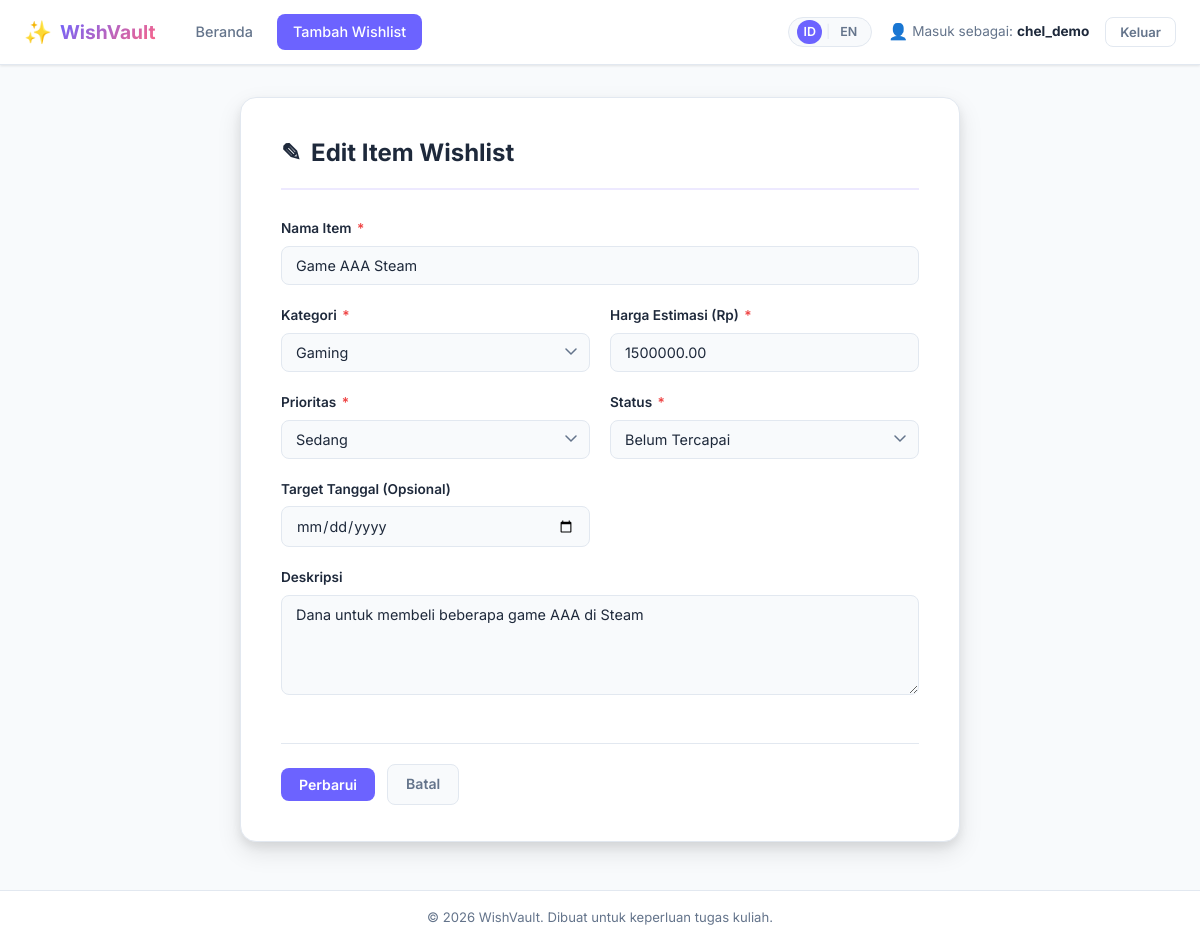
Page /edit.php?id=13 (signed in) on the committed database.
### tables this page shows
CREATE TABLE `wishlist` (
  `id` int(11) NOT NULL,
  `user_id` int(11) NOT NULL,
  `kategori_id` int(11) NOT NULL,
  `nama_item` varchar(150) NOT NULL,
  `deskripsi` text DEFAULT NULL,
  `harga_estimasi` decimal(12,2) NOT NULL DEFAULT 0.00,
  `prioritas` enum('Rendah','Sedang','Tinggi') NOT NULL DEFAULT 'Sedang',
  `target_tanggal` date DEFAULT NULL,
  `status` enum('Belum Tercapai','Tercapai') NOT NULL DEFAULT 'Belum Tercapai',
  `created_at` timestamp NOT NULL DEFAULT current_timestamp()
);

CREATE TABLE `kategori` (
  `id` int(11) NOT NULL,
  `nama_kategori` varchar(50) NOT NULL
);

### includes/lang.php (called while the page is built, shortened)
<?php
function loadTranslations(): array
{
    static $translations = null;
    if ($translations === null) {
        $lang = $_SESSION['lang'] ?? 'id';
        $availableLangs = ['id', 'en'];
        $langFile = __DIR__ . '/../lang/' . $lang . '.php';
        if (file_exists($langFile)) {
            $translations = require $langFile;
        } else {
            $translations = [];
        }
    }
    return $translations;
}
function t(string $key): string
{
    $translations = loadTranslations();
    return $translations[$key] ?? $key;
}

### includes/helpers.php (called while the page is built, shortened)
<?php
function e(mixed $value): string
{
    return htmlspecialchars((string)$value, ENT_QUOTES | ENT_SUBSTITUTE, 'UTF-8');
}
function categoryLangKey(string $namaKategori): string
{
    return match($namaKategori) {
        'Buku'      => 'cat_buku',
        'Elektronik'=> 'cat_elektronik',
        'Fashion'   => 'cat_fashion',
        'Gaming'    => 'cat_gaming',
        'Hobi'      => 'cat_hobi',
        'Kendaraan' => 'cat_kendaraan',
        'Lainnya'   => 'cat_lainnya',
        'Perjalanan'=> 'cat_perjalanan',
        default     => $namaKategori,
    };
}

### edit.php (the view, shortened to what this page needs)
<?php
require_once __DIR__ . '/includes/lang.php';
require_once __DIR__ . '/includes/helpers.php';
require_once __DIR__ . '/config/db.php';
$userId = (int)$_SESSION['user_id'];
$itemId = filter_var($_GET['id'] ?? 0, FILTER_VALIDATE_INT);
try {
    $pdo      = getPDO();
    $stmtKat  = $pdo->query('SELECT id, nama_kategori FROM kategori ORDER BY nama_kategori ASC');
    $kategoriList = $stmtKat->fetchAll();
} catch (PDOException $e) {
    error_log('[WishVault Edit - Load Kategori Error] ' . $e->getMessage());
    $kategoriList = [];
}
try {
    $stmtItem = $pdo->prepare(
        'SELECT id, kategori_id, nama_item, deskripsi, harga_estimasi, prioritas, target_tanggal, status
         FROM wishlist
         WHERE id = :id AND user_id = :user_id
         LIMIT 1'
    );
    $stmtItem->execute([':id' => $itemId, ':user_id' => $userId]);
    $existingItem = $stmtItem->fetch();
} catch (PDOException $e) {
    error_log('[WishVault Edit - Load Item Error] ' . $e->getMessage());
    $existingItem = null;
}
$errors = [];
$form   = [
    'nama_item'      => $existingItem['nama_item'],
    'kategori_id'    => $existingItem['kategori_id'],
    'deskripsi'      => $existingItem['deskripsi'] ?? '',
    'harga_estimasi' => $existingItem['harga_estimasi'],
    'prioritas'      => $existingItem['prioritas'],
    'target_tanggal' => $existingItem['target_tanggal'] ?? '',
    'status'         => $existingItem['status'],
];
require_once __DIR__ . '/includes/header.php';
?>
<div class="form-card">
    <h1 class="form-heading">
        <span>&#9998;</span>
        <?= e(t('edit_heading')) ?>
    </h1>
    <form method="POST" action="/db_wishvault/edit.php?id=<?= e($itemId) ?>" novalidate>
        <div class="form-grid">
            <div class="form-group full-width">
                <label for="nama_item">
                    <?= e(t('form_item_name')) ?> <span class="required">*</span>
                </label>
                <input
                    type="text"
                    id="nama_item"
                    name="nama_item"
                    value="<?= e($form['nama_item']) ?>"
                    maxlength="150"
                    placeholder="<?= e(t('form_placeholder_name')) ?>"
                    class="<?= !empty($errors['nama_item']) ? 'is-invalid' : '' ?>"
                >
            </div>
            <div class="form-group">
                <label for="kategori_id">
                    <?= e(t('form_category')) ?> <span class="required">*</span>
                </label>
                <select
                    id="kategori_id"
                    name="kategori_id"
                    class="<?= !empty($errors['kategori_id']) ? 'is-invalid' : '' ?>"
                >
                    <?php foreach ($kategoriList as $kat): ?>
                    <option
                        value="<?= e($kat['id']) ?>"
                        <?= (string)$form['kategori_id'] === (string)$kat['id'] ? 'selected' : '' ?>
                    >
                        <?= e(t(categoryLangKey($kat['nama_kategori']))) ?>
                    </option>
                    <?php endforeach; ?>
                </select>
            </div>
            <div class="form-group">
                <label for="harga_estimasi">
                    <?= e(t('form_price')) ?> <span class="required">*</span>
                </label>
                <input
                    type="number"
                    id="harga_estimasi"
                    name="harga_estimasi"
                    value="<?= e($form['harga_estimasi']) ?>"
                    min="0"
                    step="0.01"
                    placeholder="<?= e(t('form_placeholder_price')) ?>"
                    class="<?= !empty($errors['harga_estimasi']) ? 'is-invalid' : '' ?>"
                >
            </div>
            <div class="form-group">
                <label for="prioritas">
                    <?= e(t('form_priority')) ?> <span class="required">*</span>
                </label>
                <select
                    id="prioritas"
                    name="prioritas"
                    class="<?= !empty($errors['prioritas']) ? 'is-invalid' : '' ?>"
                >
                    <option value="Sedang" <?= $form['prioritas'] === 'Sedang' ? 'selected' : '' ?>>
                        <?= e(t('priority_sedang')) ?>
                    </option>
                </select>
            </div>
            <div class="form-group">
                <label for="status">
                    <?= e(t('form_status')) ?> <span class="required">*</span>
                </label>
                <select
                    id="status"
                    name="status"
                    class="<?= !empty($errors['status']) ? 'is-invalid' : '' ?>"
                >
                    <option value="Belum Tercapai" <?= $form['status'] === 'Belum Tercapai' ? 'selected' : '' ?>>
                        <?= e(t('status_belum')) ?>
                    </option>
                </select>
            </div>
            <div class="form-group">
                <label for="target_tanggal"><?= e(t('form_target_date')) ?></label>
                <input
                    type="date"
                    id="target_tanggal"
                    name="target_tanggal"
                    value="<?= e($form['target_tanggal']) ?>"
                    class="<?= !empty($errors['target_tanggal']) ? 'is-invalid' : '' ?>"
                >
            </div>
            <div class="form-group full-width">
                <label for="deskripsi"><?= e(t('form_description')) ?></label>
                <textarea
                    id="deskripsi"
                    name="deskripsi"
                    maxlength="1000"
                    placeholder="<?= e(t('form_placeholder_desc')) ?>"
                    class="<?= !empty($errors['deskripsi']) ? 'is-invalid' : '' ?>"
                ><?= e($form['deskripsi']) ?></textarea>
            </div>
            <div class="form-actions">
                <button type="submit" class="btn btn-primary" id="btn-update">
                    <?= e(t('form_update')) ?>
                </button>
                <a href="/db_wishvault/index.php" class="btn btn-secondary">
                    <?= e(t('form_cancel')) ?>
                </a>
            </div>
        </div>
    </form>
</div>
<?php require_once __DIR__ . '/includes/footer.php'; ?>

### assets/css/style.css (style rules this page uses)
:root { --color-primary: #6c63ff; --color-primary-dark: #5a52d5; --color-primary-light: #ede9ff; --color-secondary: #ff6584; --color-success: #22c55e; --color-success-bg: #dcfce7; --color-warning: #f59e0b; --color-warning-bg: #fef3c7; --color-danger: #ef4444; --color-danger-bg: #fee2e2; --color-info: #3b82f6; --color-info-bg: #dbeafe; --color-high: #ef4444; --color-high-bg: #fee2e2; --color-medium: #f59e0b; --color-medium-bg: #fef3c7; --color-low: #22c55e; --color-low-bg: #dcfce7; --color-achieved: #22c55e; --color-achieved-bg: #dcfce7; --color-not-achieved: #94a3b8; --color-not-achieved-bg:#f1f5f9; --color-text: #1e293b; --color-text-muted: #64748b; --color-text-light: #94a3b8; --color-bg: #f8fafc; --color-bg-card: #ffffff; --color-border: #e2e8f0; --color-border-focus: #6c63ff; --border-radius: 12px; --border-radius-sm: 8px; --border-radius-lg: 16px; --shadow-sm: 0 1px 3px rgba(0,0,0,0.06), 0 1px 2px rgba(0,0,0,0.04); --shadow-md: 0 4px 6px rgba(0,0,0,0.07), 0 2px 4px rgba(0,0,0,0.06); --shadow-lg: 0 10px 25px rgba(0,0,0,0.10), 0 5px 10px rgba(0,0,0,0.07); --transition: all 0.2s ease; --font-family: 'Inter', -apple-system, BlinkMacSystemFont, 'Segoe UI', sans-serif; }
*, *::before, *::after { box-sizing: border-box; margin: 0; padding: 0; }
html { scroll-behavior: smooth; }
body { font-family: var(--font-family); font-size: 15px; line-height: 1.6; color: var(--color-text); background-color: var(--color-bg); min-height: 100vh; display: flex; flex-direction: column; }
a { color: var(--color-primary); text-decoration: none; transition: var(--transition); }
.btn { display: inline-flex; align-items: center; gap: 6px; padding: 8px 18px; border-radius: var(--border-radius-sm); font-family: var(--font-family); font-size: 0.88rem; font-weight: 600; cursor: pointer; border: none; transition: var(--transition); text-decoration: none; white-space: nowrap; }
.btn-primary { background: var(--color-primary); color: white; }
.btn-secondary { background: var(--color-bg); color: var(--color-text-muted); border: 1px solid var(--color-border); }
.form-card { max-width: 720px; margin: 0 auto; background: var(--color-bg-card); border-radius: var(--border-radius-lg); box-shadow: var(--shadow-lg); padding: 36px 40px; border: 1px solid var(--color-border); }
.form-heading { font-size: 1.5rem; font-weight: 700; color: var(--color-text); margin-bottom: 28px; padding-bottom: 16px; border-bottom: 2px solid var(--color-primary-light); display: flex; align-items: center; gap: 10px; }
.form-grid { display: grid; grid-template-columns: 1fr 1fr; gap: 20px; }
.form-group { display: flex; flex-direction: column; gap: 6px; }
.form-group.full-width { grid-column: 1 / -1; }
label { font-size: 0.85rem; font-weight: 600; color: var(--color-text); }
label .required { color: var(--color-danger); margin-left: 2px; }
input[type="text"], input[type="number"], input[type="date"], input[type="password"], textarea, select { width: 100%; padding: 10px 14px; border: 1.5px solid var(--color-border); border-radius: var(--border-radius-sm); font-family: var(--font-family); font-size: 0.9rem; color: var(--color-text); background: var(--color-bg); transition: var(--transition); appearance: none; -webkit-appearance: none; }
select { background-repeat: no-repeat; background-position: right 12px center; padding-right: 36px; }
textarea { resize: vertical; min-height: 100px; }
.form-actions { display: flex; gap: 12px; align-items: center; margin-top: 28px; padding-top: 20px; border-top: 1px solid var(--color-border); grid-column: 1 / -1; }

### rows in the picture
wishlist: nama_item "Game AAA Steam", kategori_id "Gaming", harga_estimasi "1500000.00", prioritas "Sedang", status "Belum Tercapai", deskripsi "Dana untuk membeli beberapa game AAA di Steam"

### other values in the picture
t('app_name') "WishVault"
t('nav_home') "Beranda"
t('nav_add') "Tambah Wishlist"
t('lang_id') "ID"
t('lang_en') "EN"
t('logged_in_as') "Masuk sebagai"
$_SESSION['username'] "chel_demo"
t('nav_logout') "Keluar"
t('edit_heading') "Edit Item Wishlist"
t('form_item_name') "Nama Item"
t('form_category') "Kategori"
t('form_price') "Harga Estimasi (Rp)"
t('form_priority') "Prioritas"
t('form_status') "Status"
t('form_target_date') "Target Tanggal (Opsional)"
